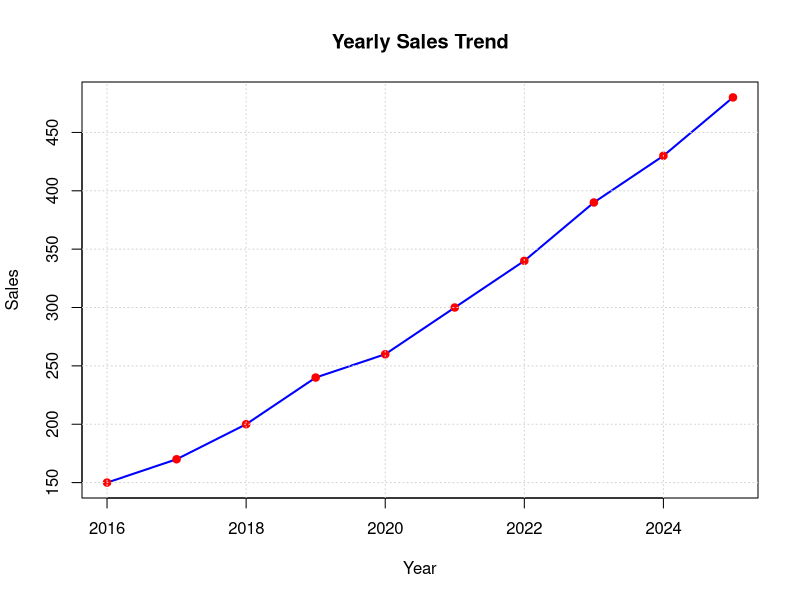
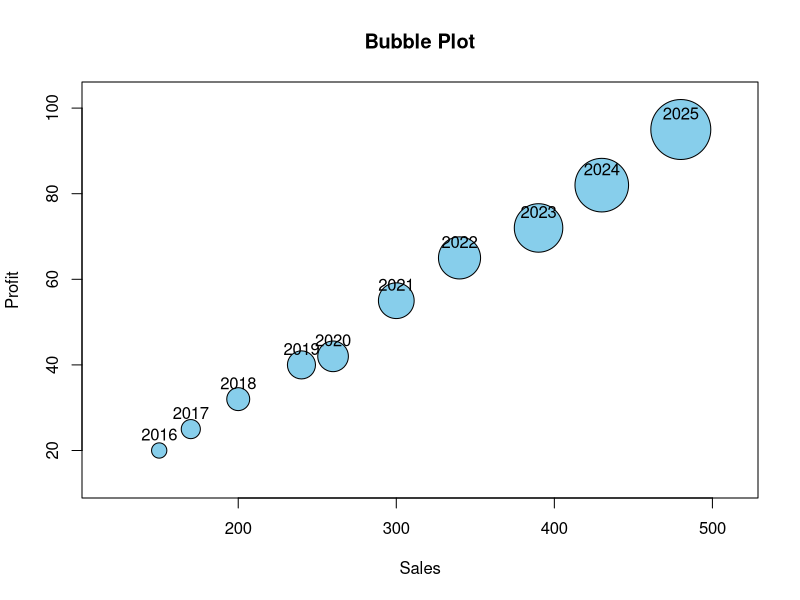
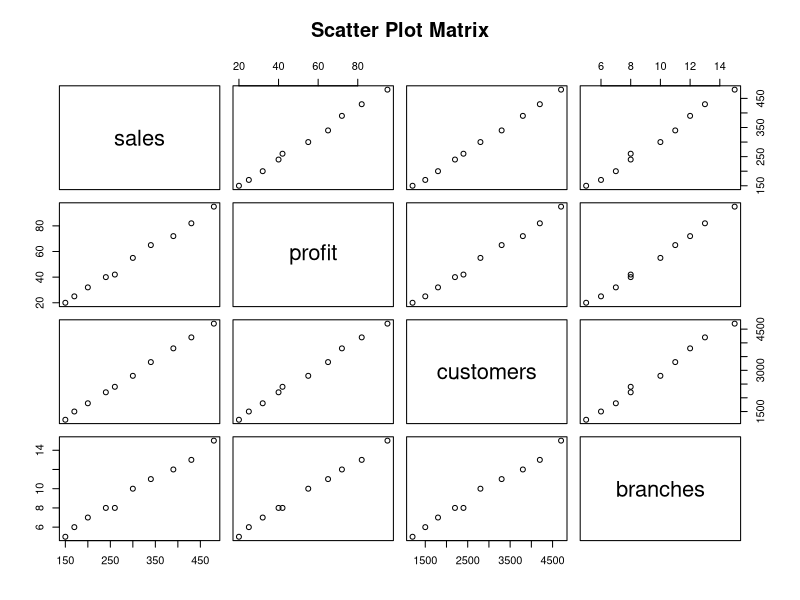
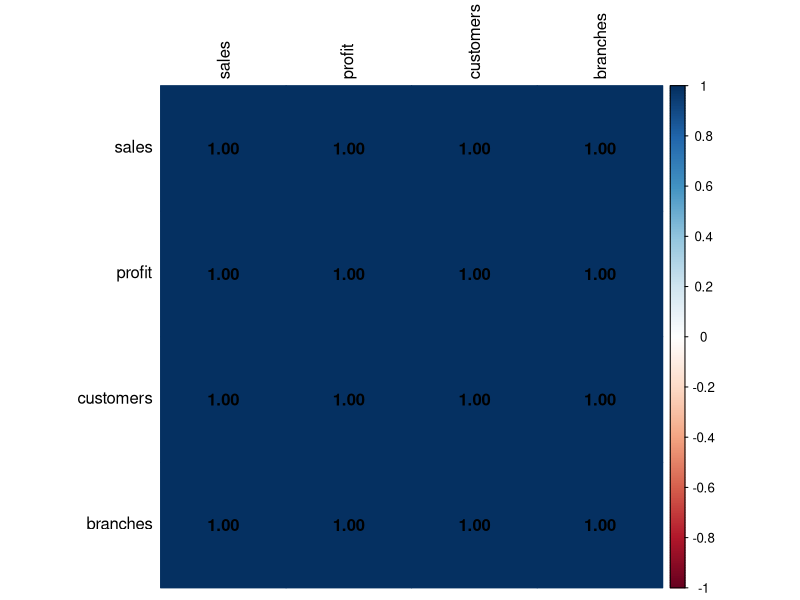

R code for these plots, in order:
# Install package (Run once if not installed)
# install.packages("corrplot")

library(corrplot)

# Dataset
year <- c(2016,2017,2018,2019,2020,2021,2022,2023,2024,2025)
sales <- c(150,170,200,240,260,300,340,390,430,480)
profit <- c(20,25,32,40,42,55,65,72,82,95)
customers <- c(1200,1500,1800,2200,2400,2800,3300,3800,4200,4700)
branches <- c(5,6,7,8,8,10,11,12,13,15)

data <- data.frame(year, sales, profit, customers, branches)

# -----------------------------------
# Q1. Temporal Line Chart
# -----------------------------------
plot(year, sales,
     type = "l",
     lwd = 2,
     col = "blue",
     xlab = "Year",
     ylab = "Sales",
     main = "Yearly Sales Trend")

points(year, sales, pch = 19, col = "red")
grid()

# -----------------------------------
# Q2. Bubble Plot
# X = Sales
# Y = Profit
# Bubble Size = Customers
# -----------------------------------
symbols(data$sales,
        data$profit,
        circles = data$customers,
        inches = 0.3,
        bg = "skyblue",
        fg = "black",
        xlab = "Sales",
        ylab = "Profit",
        main = "Bubble Plot")

text(data$sales,
     data$profit,
     labels = data$year,
     pos = 3)

# -----------------------------------
# Q3. Correlation Matrix
# -----------------------------------
correlation <- cor(data[,2:5])
print(correlation)

# -----------------------------------
# Q4. Scatter Plot Matrix
# -----------------------------------
pairs(data[,2:5],
      main = "Scatter Plot Matrix")

# -----------------------------------
# Q5. Interpretation
# -----------------------------------
cat("Interpretation:\n")
cat("The visualizations show that as the number of branches increases,\n")
cat("sales, profits, and customers also increase.\n")
cat("This indicates a strong positive relationship between branches,\n")
cat("sales, and profits.\n")

# Heatmap (Optional)
corrplot(correlation,
         method = "color",
         addCoef.col = "black",
         tl.col = "black")
